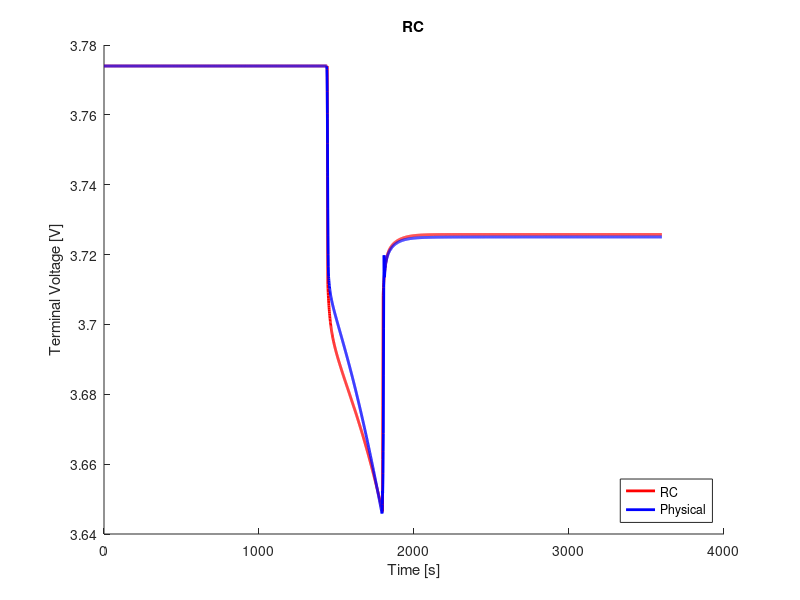

The MATLAB script that drew this image:
clear;
clc;
close all;

%% load data
load('ocv_final.mat');
time_ocv = time;
load('pulse_1_c_7.mat');
load('rc3_cf_params.mat');

%% voltage limitations
v_max = 4.4;                                    % cut-over voltage
v_min = 3.0;                                    % cut-off voltage

%% resample ocv and soc
t1 = time_ocv(1);
t2 = time_ocv(end);
dt = 1;                                         % sample time
t = (t1:dt:t2) - t1;

ocv = interp1(time_ocv, ocv, t1:dt:t2);
soc = interp1(time_ocv, soc, t1:dt:t2);

s = length(time);

%% variables
Q = 16.8;
eta = 1.0;                                  % coulombic efficiency

n = 3;                                      % number of rc links
i_r = zeros(n, 1);
v_c = zeros(n, 1);
flag = 1;

%% compute soc
ind_init = interp1(soc, 1:length(soc), 0.3241, 'nearest');
v_t(1) = ocv(ind_init);
z0 = soc(ind_init);
z = z0 - dt/(Q*3600)*eta*cumsum(I(1:end));

% manual fit
p = 8;
r0 = r0_cf(p)*8.5;
r1 = r1_cf(p);
r2 = r2_cf(p);
r3 = r3_cf(p);
c1 = c1_cf(p);
c2 = c2_cf(p);
c3 = c3_cf(p);

r = [r1; r2; r3];
c = [c1; c2; c3];

%% compute terminal voltage
for j = 1:n
    f(j) = exp(-dt/(r(j)*c(j)));
end
for k = 1:s-1
    if flag == 1
        i_r(:, k+1) = diag(f)*i_r(:, k) + (1-f')*I(k);
        v_c(:, k) = i_r(:, k).*r;
        ind = interp1(soc, 1:length(soc), z(k), 'nearest');
        v_t(k+1) = ocv(ind) - sum(v_c(:, k)) - I(k).*r0;
        if v_t(k) < v_min
            fprintf('Reached lower voltage limit.');
            flag = 0;
        end
        if v_t(k) > v_max
            fprintf('Reached upper voltage limit.');
            flag = 0;
        end 
    end
end

%% compute rms error
v_t = reshape(v_t, size(V_batt_time));
rmse = 1000*sqrt(mean((V_batt_time - v_t).^2))     % [mV]

%% plot
figure(1);
hold on;
plot(time, v_t, 'r', 'LineWidth', 2)
hold on;
plot(time, V_batt_time, 'b', 'LineWidth', 2)
xlabel('Time [s]')
ylabel('Terminal Voltage [V]')
title('RC')
legend('RC', 'Physical', 'location', 'southeast')
